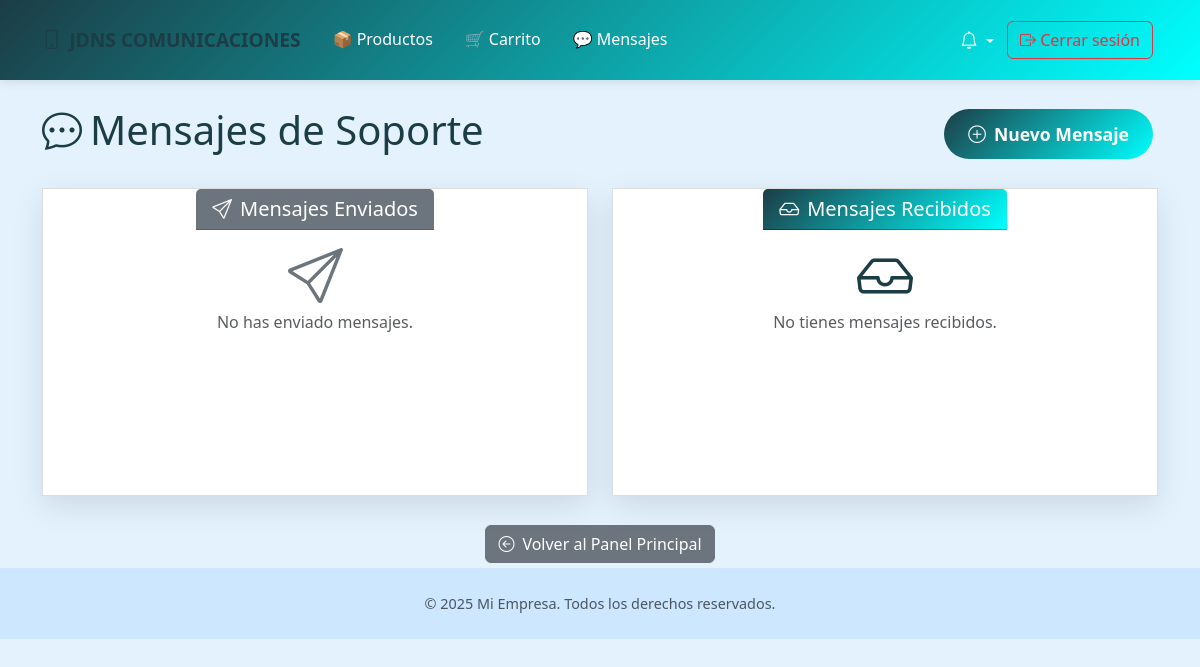
Before: /mensaje_soporte/ (signed in) with the older database file.
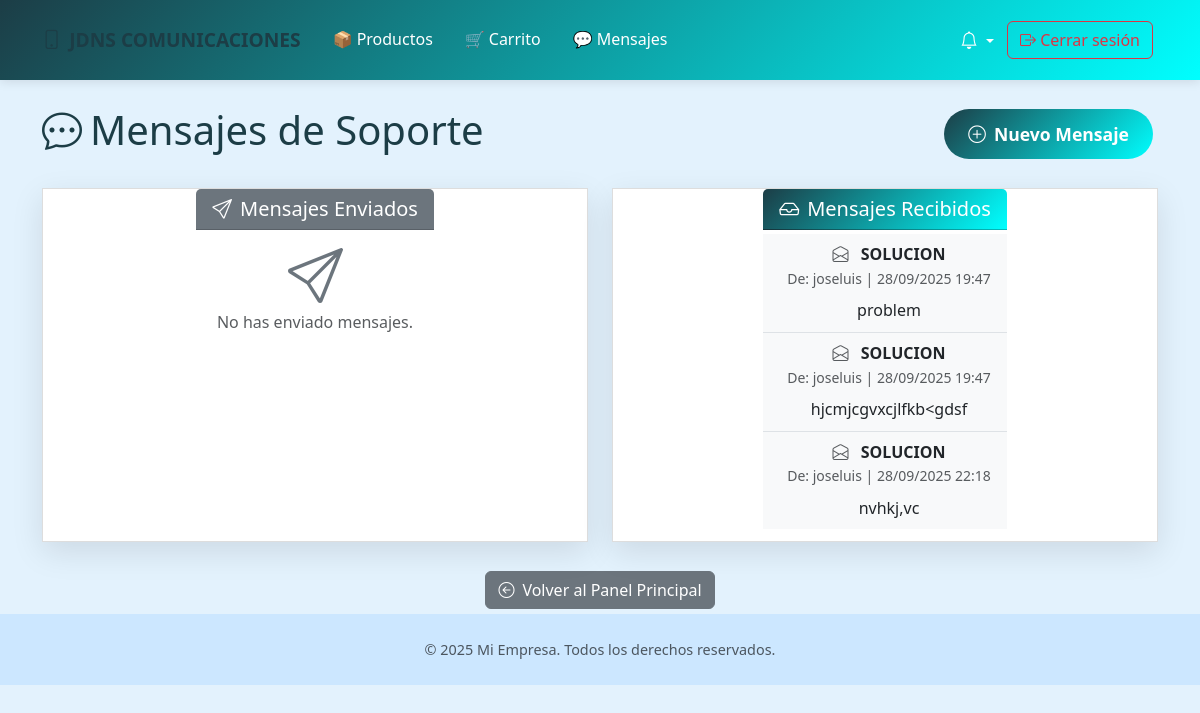
After: the same page with the newer database file.
### app/models/users.py (models this page shows, shortened)
class MensajeSoporte(db.Model):
    __tablename__ = 'mensaje_soporte'
    idmensaje_soporte = db.Column(db.Integer, primary_key=True)
    emisor_id = db.Column(db.Integer, db.ForeignKey('usuario.idusuario'))
    receptor_id = db.Column(db.Integer, db.ForeignKey('usuario.idusuario'))
    asunto = db.Column(db.String(100))
    mensaje = db.Column(db.Text)
    leido = db.Column(db.Boolean, default=False)
    fecha_envio = db.Column(db.DateTime)

class Users(db.Model, UserMixin):
    __tablename__ = 'usuario'
    idusuario = db.Column(db.Integer, primary_key=True)
    nombre = db.Column(db.String(100))
    telefono = db.Column(db.String(45))
    correo = db.Column(db.String(100), unique=True)
    direccion = db.Column(db.String(100))
    password = db.Column(db.String(255))
    rol = db.Column(db.Enum('cliente', 'tecnico', 'admin'))
    @property
    def is_authenticated(self):
        return True

### app/routes/mensaje_soporte.py (the view, shortened to what this page needs)
@bp.route('/')
@login_required
def mensajes_soporte():
    if current_user.rol == 'admin':
        mensajes_recibidos = MensajeSoporte.query.filter_by(receptor_id=current_user.idusuario).all()
        mensajes_enviados = MensajeSoporte.query.filter_by(emisor_id=current_user.idusuario).all()
    else:  # cliente
        mensajes_recibidos = MensajeSoporte.query.filter(
            MensajeSoporte.receptor_id == current_user.idusuario,
            MensajeSoporte.emisor_id.in_(
                db.session.query(Users.idusuario).filter(Users.rol.in_(['tecnico', 'admin']))
            )
        ).all()
        mensajes_enviados = MensajeSoporte.query.filter_by(emisor_id=current_user.idusuario).all()
    usuarios = {user.idusuario: user.nombre for user in Users.query.all()}
    return render_template('mensajes_soporte.html',
                         mensajes_recibidos=mensajes_recibidos,
                         mensajes_enviados=mensajes_enviados,
                         usuarios=usuarios)

### app/templates/mensajes_soporte.html (shortened to what the changed rows need)
{% extends "plantilla.html" %}
{% block content %}
<div class="container mt-4">
    <div class="row">
        <div class="col-12">
            <div class="d-flex justify-content-between align-items-center mb-4">
                <h1 class="text-primary-custom">
                    <i class="bi bi-chat-dots me-2"></i>Mensajes de Soporte
                </h1>
            </div>
            <div class="row">
                <div class="col-6">
                    <div class="card mb-2 shadow-custom">
                        <div class="card-body p-1">
                            {% if mensajes_recibidos %}
                                <div class="list-group list-group-flush">
                                    {% for mensaje in mensajes_recibidos %}
                                        <div class="list-group-item d-flex justify-content-between align-items-start {% if not mensaje.leido %}mensaje-no-leido{% else %}mensaje-leido{% endif %}">
                                            <div class="ms-2 me-auto">
                                                <div class="fw-bold">
                                                    {% if mensaje.leido %}
                                                        <i class="bi bi-envelope-open text-muted me-2"></i>
                                                    {% else %}
                                                        <i class="bi bi-envelope-fill text-primary-custom me-2"></i>
                                                    {% endif %}
                                                    {{ mensaje.asunto }}
                                                </div>
                                                <div class="text-muted small">
                                                    De: {{ usuarios.get(mensaje.emisor_id, 'Usuario desconocido') }} |
                                                    {{ mensaje.fecha_envio.strftime('%d/%m/%Y %H:%M') }}
                                                </div>
                                                <div class="mt-2">{{ mensaje.mensaje }}</div>
                                            </div>
                                        </div>
                                    {% endfor %}
                                </div>
                            {% else %}
                                <div class="text-center text-muted py-2">
                                    <i class="bi bi-inbox display-4 mb-3 text-primary-custom"></i>
                                    <p>No tienes mensajes recibidos.</p>
                                </div>
                            {% endif %}
                        </div>
                    </div>
                </div>
            </div>
        </div>
    </div>
</div>
{% endblock %}

Changed rows visible on the page:
added MensajeSoporte: leido True (drawn), asunto "SOLUCION", fecha_envio "28/09/2025 19:47", mensaje "problem"
now on this page (row edited): Users: get "joseluis"
added MensajeSoporte: leido True (drawn), asunto "SOLUCION", fecha_envio "28/09/2025 19:47", mensaje "hjcmjcgvxcjlfkb<gdsf"
added MensajeSoporte: leido True (drawn), asunto "SOLUCION", fecha_envio "28/09/2025 22:18", mensaje "nvhkj,vc"
Other visible differences:
text no longer shown: "No tienes mensajes recibidos."
